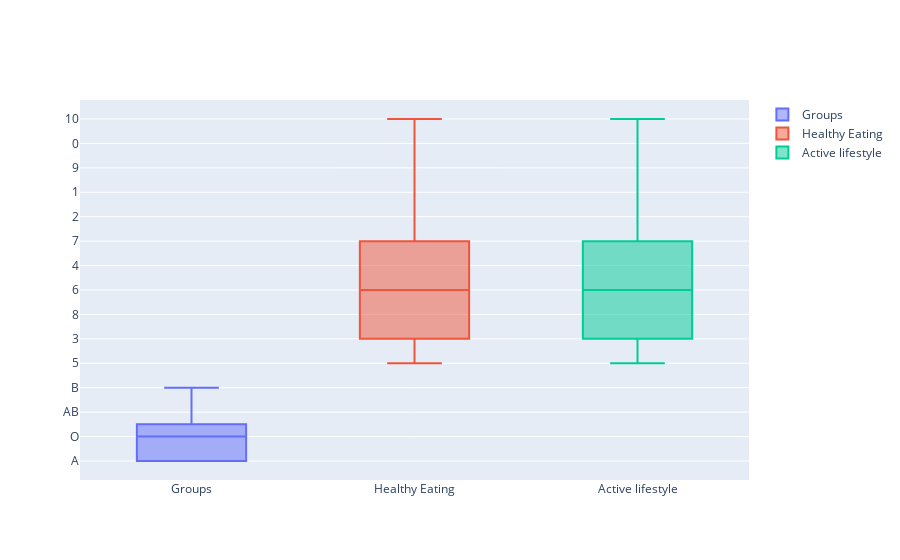

Here is the notebook cell this chart was saved with:
### Code cell
import plotly.graph_objects as go

fig = go.Figure()
fig.add_trace(go.Box(y = employee_salary['groups'], name='Groups'))
fig.add_trace(go.Box(y = employee_salary['healthy_eating'], name='Healthy Eating'))
fig.add_trace(go.Box(y = employee_salary['active_lifestyle'], name='Active lifestyle'))

fig.show()

### Figure 1 — Plotly figure (JSON) as saved in the notebook; plotly's stock layout.template omitted (floating-point values rounded to 4 significant figures; data arrays with more than 128 entries replaced by an {"elided": "..."} marker saying what was removed)
{"data": [{"name": "Groups", "type": "box", "y": {"elided": "1000 str values"}}, {"name": "Healthy Eating", "type": "box", "y": {"elided": "1000 int values"}}, {"name": "Active lifestyle", "type": "box", "y": {"elided": "1000 int values"}}], "layout": {}}
